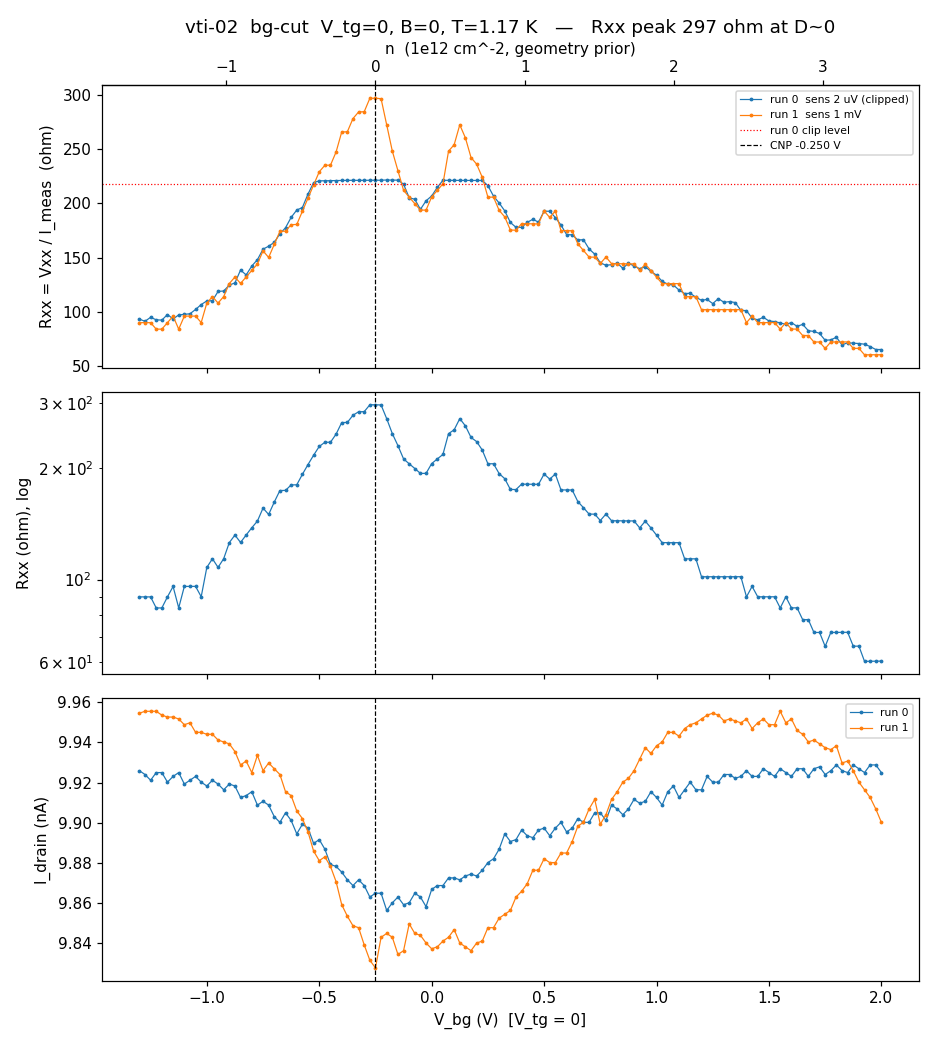

Recreate this plot in Python.
"""Run 1 (bg-cut, sr1 re-ranged) vs run 0 (clipped): CNP position, Rxx peak height,
hysteresis, noise floor at the metallic end."""
from pathlib import Path

import numpy as np
import matplotlib
matplotlib.use("Agg")
import matplotlib.pyplot as plt
import scipy.constants as cst

from hera.analysis import open_run, GateCalibration

here = Path(__file__).resolve().parent.parent
r0, r1 = open_run(here / "data" / "0"), open_run(here / "data" / "1")

cal = GateCalibration.from_thicknesses(9.5e-9, 11e-9, 0.0)
print(f"c_tg = {cal.c_tg:.4g} F/m^2  -> {cal.c_tg / cst.e * 1e-16:.4g} e12 cm^-2 per V")
print(f"c_bg = {cal.c_bg:.4g} F/m^2  -> {cal.c_bg / cst.e * 1e-16:.4g} e12 cm^-2 per V")
print(f"CNP-line slope dVbg/dVtg = {-cal.c_tg / cal.c_bg:.4f}")


def get(r):
    mc = r.meta["measurement_config"]
    v = r.col("k_2400_bg_volt")
    I = r.col("sr0_X") / mc["sr0_gain"]
    Vx, Vy = r.col("sr1_X"), r.col("sr1_Y")
    return v, I, Vx / I, Vy / I     # R from the MEASURED current, not nominal bias


v0, I0, R0, Q0 = get(r0)
v1, I1, R1, Q1 = get(r1)
o1 = np.argsort(v1)                      # run 1 was swept in reverse

print(f"\nrun 0 (sens 2 uV, tau 0.3 s): Rxx {R0.min():.1f} .. {R0.max():.1f} ohm  "
      f"[CLIPPED above ~218]")
print(f"run 1 (sens 1 mV, tau 0.1 s): Rxx {R1.min():.1f} .. {R1.max():.1f} ohm")

k1 = int(np.argmax(R1))
print(f"\nCNP from Rxx peak (run 1) : V_bg = {v1[k1]:+.4f} V, Rxx_peak = {R1[k1]:.1f} ohm")
k0i = int(np.argmin(np.abs(I0)))
print(f"CNP from I dip     (run 0) : V_bg = {v0[k0i]:+.4f} V")
k1i = int(np.argmin(np.abs(I1)))
print(f"CNP from I dip     (run 1) : V_bg = {v1[k1i]:+.4f} V  -> hysteresis "
      f"{abs(v1[k1i] - v0[k0i]) * 1e3:.0f} mV between up- and down-sweeps")

# metallic-end noise: high-|n| plateau, run 1 vs run 0
for tag, v, R in (("run 0", v0, R0), ("run 1", v1, R1)):
    m = v > 1.5
    print(f"{tag} metallic end (V_bg>1.5): Rxx = {R[m].mean():.2f} +/- {R[m].std():.2f} ohm "
          f"({100 * R[m].std() / R[m].mean():.2f} % scatter, n={m.sum()})")

# quadrature -> probe-loading / phase check
print(f"\nrun 1 quadrature: |Y/X| median {np.median(np.abs(Q1 / R1)):.4f}, "
      f"max {np.max(np.abs(Q1 / R1)):.4f}  (phase drift near the CNP would show here)")

n1 = cal.density(0.0, v1) * 1e-16                      # 1e12 cm^-2, before offset
n_off = -cal.density(0.0, v1[k1]) * 1e-16
print(f"\nn_offset from the Rxx peak: {n_off:+.4f} e12 cm^-2 (intrinsic doping at V=0)")
D_cnp = cal.displacement_field(0.0, v1[k1]) * 1e-9
print(f"D at this CNP crossing    : {D_cnp:+.4f} V/nm  (this cut crosses the CNP at ~zero D)")

fig, ax = plt.subplots(3, 1, figsize=(8.5, 9.5), sharex=True)
ax[0].plot(v0, R0, ".-", ms=3, lw=0.8, label="run 0  sens 2 uV (clipped)")
ax[0].plot(v1[o1], R1[o1], ".-", ms=3, lw=0.8, label="run 1  sens 1 mV")
ax[0].axhline(218, ls=":", c="r", lw=0.8, label="run 0 clip level")
ax[0].axvline(v1[k1], ls="--", c="k", lw=0.8, label=f"CNP {v1[k1]:+.3f} V")
ax[0].set_ylabel("Rxx = Vxx / I_meas  (ohm)"); ax[0].legend(fontsize=7)
ax[0].set_title(f"vti-02  bg-cut  V_tg=0, B=0, T=1.17 K   —   Rxx peak {R1[k1]:.0f} ohm at D~0")

ax[1].plot(v1[o1], R1[o1], ".-", ms=3, lw=0.8)
ax[1].set_yscale("log"); ax[1].set_ylabel("Rxx (ohm), log")
ax[1].axvline(v1[k1], ls="--", c="k", lw=0.8)

ax[2].plot(v0, I0 * 1e9, ".-", ms=3, lw=0.8, label="run 0")
ax[2].plot(v1[o1], I1[o1] * 1e9, ".-", ms=3, lw=0.8, label="run 1")
ax[2].set_ylabel("I_drain (nA)"); ax[2].set_xlabel("V_bg (V)  [V_tg = 0]")
ax[2].axvline(v1[k1], ls="--", c="k", lw=0.8); ax[2].legend(fontsize=7)

secx = ax[0].secondary_xaxis("top", functions=(
    lambda vb: cal.density(0.0, vb) * 1e-16 + n_off,
    lambda n: (n - n_off) * 1e16 / cal.c_bg * cst.e))
secx.set_xlabel("n  (1e12 cm^-2, geometry prior)")

fig.tight_layout()
out = here / "hera_scratch" / "a1_bgcut.png"
fig.savefig(out, dpi=110)
print(f"\nwrote {out}")
